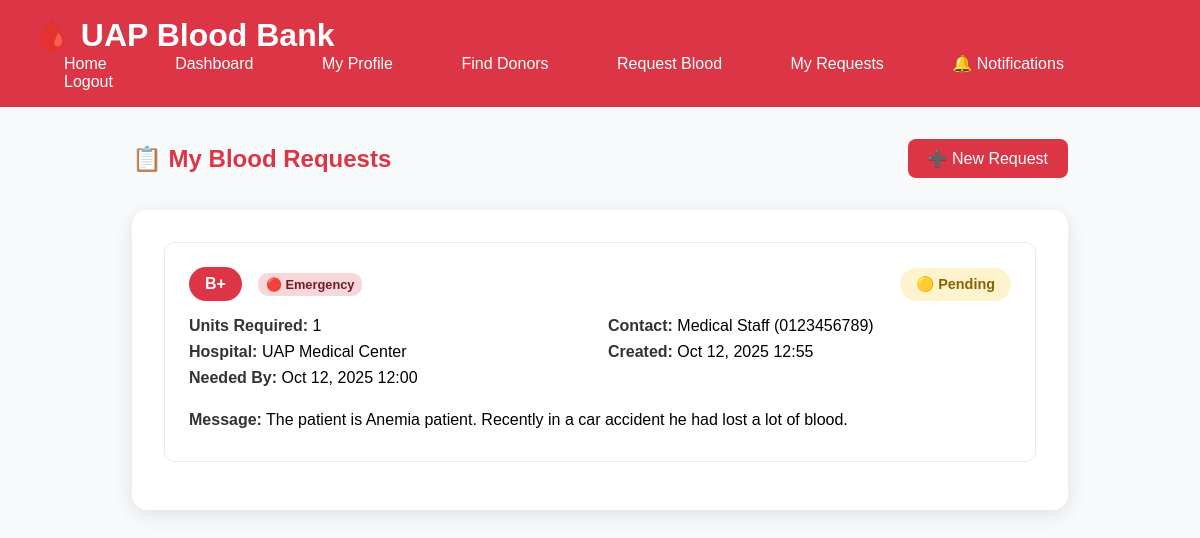
/request-history/ (signed in), run on the app's committed database.
### UAP_Student_Blood_Information_System/bloodbank/models.py (models this page shows, shortened)
class BloodRequest(models.Model):
    STATUS_CHOICES = [
        ('pending', '🟡 Pending'),
        ('accepted', '✅ Accepted'),
        ('completed', '🟢 Completed'),
        ('cancelled', '🔴 Cancelled'),
        ('expired', '⏰ Expired'),
    ]
    URGENCY_CHOICES = [
        ('normal', '🟢 Normal'),
        ('urgent', '🟡 Urgent'),
        ('emergency', '🔴 Emergency'),
    ]
    requester = models.ForeignKey(User, on_delete=models.CASCADE, related_name='blood_requests')
    blood_group = models.CharField(max_length=5, choices=BLOOD_GROUPS)
    units_required = models.PositiveIntegerField(default=1)
    urgency = models.CharField(max_length=20, choices=URGENCY_CHOICES, default='normal')
    message = models.TextField(help_text="Additional information for donors", blank=True)
    hospital_name = models.CharField(max_length=255, default='UAP Medical Center')
    hospital_address = models.TextField(default='UAP Campus, Kuratoli, Dhaka')
    contact_person = models.CharField(max_length=100, default='Medical Staff')
    contact_phone = models.CharField(max_length=15, default='0123456789')
    status = models.CharField(max_length=20, choices=STATUS_CHOICES, default='pending')
    created_at = models.DateTimeField(auto_now_add=True)
    needed_by = models.DateTimeField(help_text="When the blood is needed by", default=timezone.now)
    accepted_by = models.ForeignKey(
        User,
        on_delete=models.SET_NULL,
        null=True,
        blank=True,
        related_name='accepted_requests'
    )
    accepted_at = models.DateTimeField(null=True, blank=True)

### UAP_Student_Blood_Information_System/bloodbank/views.py (the view)
# urls.py: path('request-history/', views.request_history, name='request_history'),
@login_required
def request_history(request):
    user_requests = BloodRequest.objects.filter(requester=request.user).order_by('-created_at')
    unread_count = get_unread_notification_count(request.user)
    return render(request, 'request_history.html', {
        'user_requests': user_requests,  # This was missing!
        'user': request.user,
        'unread_count': unread_count,
    })

### UAP_Student_Blood_Information_System/bloodbank/context_processors.py (called while the page is built)
def notification_count(request):
    if request.user.is_authenticated:
        unread_count = Notification.objects.filter(user=request.user, is_read=False).count()
        return {'unread_count': unread_count}
    return {'unread_count': 0}

### UAP_Student_Blood_Information_System/bloodbank/views.py (called while the page is built, shortened)
def get_unread_notification_count(user):
    return Notification.objects.filter(user=user, is_read=False).count()

### UAP_Student_Blood_Information_System/templates/request_history.html (shortened to what this page needs)
<!DOCTYPE html>
<html lang="en">
<head>
</head>
<body>
    <div class="navbar">
    <h1>🩸 UAP Blood Bank</h1>
    <nav>
        <a href="{% url 'home' %}">Home</a>
        <a href="{% url 'dashboard' %}">Dashboard</a>
        <a href="{% url 'profile' %}">My Profile</a>
        <a href="{% url 'donor_list' %}">Find Donors</a>
        <a href="{% url 'request_blood' %}">Request Blood</a>
        <a href="{% url 'request_history' %}">My Requests</a>
        <a href="{% url 'notifications' %}">
    🔔 Notifications
</a>
        <a href="{% url 'logout' %}">Logout</a>
    </nav>
</div>
    <div class="container">
        <div class="page-header">
            <h2>📋 My Blood Requests</h2>
            <a href="{% url 'request_blood' %}" class="btn">➕ New Request</a>
        </div>
        <div class="requests-list">
            {% if user_requests %}
                {% for request in user_requests %}
                <div class="request-card">
                    <div class="request-header">
                        <div style="display: flex; align-items: center; gap: 1rem;">
                            <span class="blood-group">{{ request.blood_group }}</span>
                            <span class="urgency-badge urgency-{{ request.urgency }}">
                                {{ request.get_urgency_display }}
                            </span>
                        </div>
                        <span class="status-badge status-{{ request.status }}">
                            {{ request.get_status_display }}
                        </span>
                    </div>
                    <div class="request-details">
                        <div>
                            <div class="detail-item">
                                <span class="detail-label">Units Required:</span> {{ request.units_required }}
                            </div>
                            <div class="detail-item">
                                <span class="detail-label">Hospital:</span> {{ request.hospital_name }}
                            </div>
                            <div class="detail-item">
                                <span class="detail-label">Needed By:</span> {{ request.needed_by|date:"M d, Y H:i" }}
                            </div>
                        </div>
                        <div>
                            <div class="detail-item">
                                <span class="detail-label">Contact:</span> {{ request.contact_person }} ({{ request.contact_phone }})
                            </div>
                            <div class="detail-item">
                                <span class="detail-label">Created:</span> {{ request.created_at|date:"M d, Y H:i" }}
                            </div>
                        </div>
                    </div>
                    {% if request.message %}
                    <div class="detail-item">
                        <span class="detail-label">Message:</span> {{ request.message }}
                    </div>
                    {% endif %}
                </div>
                {% endfor %}
            {% else %}
                <div class="no-requests">
                    <h3>No Blood Requests Yet</h3>
                    <p>You haven't created any blood requests yet.</p>
                    <a href="{% url 'request_blood' %}" class="btn" style="margin-top: 1rem;">Create Your First Request</a>
                </div>
            {% endif %}
        </div>
    </div>
</body>
</html>

### UAP_Student_Blood_Information_System/templates/request_history.html (style rules this page uses)
* { margin: 0; padding: 0; box-sizing: border-box; }
body { font-family: Arial, sans-serif; background: #f8f9fa; }
.navbar { background: #dc3545; color: white; padding: 1rem 2rem; }
.navbar h1 { display: inline-block; margin-right: 2rem; }
.navbar a { color: white; text-decoration: none; margin: 0 1rem; padding: 0.5rem 1rem; border-radius: 5px; }
.container { max-width: 1000px; margin: 2rem auto; padding: 0 2rem; }
.page-header { display: flex; justify-content: space-between; align-items: center; margin-bottom: 2rem; }
.page-header h2 { color: #dc3545; }
.btn { background: #dc3545; color: white; padding: 10px 20px; border: none; border-radius: 8px; cursor: pointer; text-decoration: none; display: inline-block; }
.requests-list { background: white; padding: 2rem; border-radius: 15px; box-shadow: 0 5px 20px rgba(0,0,0,0.1); }
.request-card { padding: 1.5rem; border: 1px solid #e9ecef; border-radius: 10px; margin-bottom: 1rem; }
.request-header { display: flex; justify-content: space-between; align-items: center; margin-bottom: 1rem; }
.blood-group { background: #dc3545; color: white; padding: 0.5rem 1rem; border-radius: 20px; font-weight: bold; }
.status-badge { padding: 0.5rem 1rem; border-radius: 20px; font-weight: bold; font-size: 0.9rem; }
.status-pending { background: #fff3cd; color: #856404; }
.urgency-badge { padding: 0.25rem 0.5rem; border-radius: 10px; font-size: 0.8rem; font-weight: bold; }
.urgency-emergency { background: #f8d7da; color: #721c24; }
.request-details { display: grid; grid-template-columns: 1fr 1fr; gap: 1rem; margin-bottom: 1rem; }
.detail-item { margin-bottom: 0.5rem; }
.detail-label { font-weight: bold; color: #333; }

### data on the page
BloodRequest: blood_group "B+", urgency "🔴 Emergency", status "🟡 Pending", units_required "1", hospital_name "UAP Medical Center", needed_by "Oct 12, 2025 12:00", contact_person "Medical Staff", contact_phone "0123456789", created_at "Oct 12, 2025 12:55", message "The patient is Anemia patient. Recently in a car accident he had lost a lot of blood."
